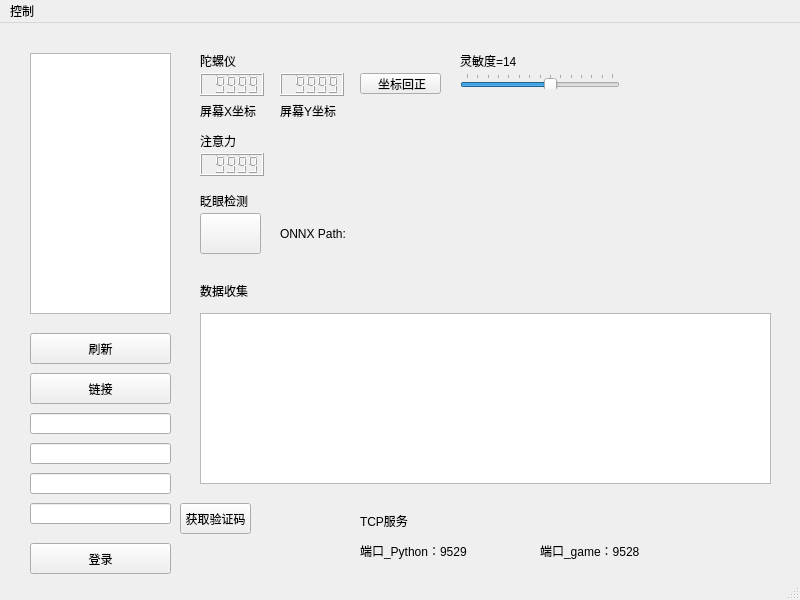
<?xml version="1.0" encoding="UTF-8"?>
<ui version="4.0">
 <class>MainWindow</class>
 <widget class="QMainWindow" name="MainWindow">
  <property name="geometry">
   <rect>
    <x>0</x>
    <y>0</y>
    <width>800</width>
    <height>600</height>
   </rect>
  </property>
  <property name="windowTitle">
   <string>MainWindow</string>
  </property>
  <widget class="QWidget" name="centralwidget">
   <widget class="QPushButton" name="ButtonRefresh">
    <property name="geometry">
     <rect>
      <x>30</x>
      <y>310</y>
      <width>141</width>
      <height>31</height>
     </rect>
    </property>
    <property name="text">
     <string>刷新</string>
    </property>
   </widget>
   <widget class="QPushButton" name="ButtonConnect">
    <property name="geometry">
     <rect>
      <x>30</x>
      <y>350</y>
      <width>141</width>
      <height>31</height>
     </rect>
    </property>
    <property name="text">
     <string>链接</string>
    </property>
   </widget>
   <widget class="QListWidget" name="listDevice">
    <property name="geometry">
     <rect>
      <x>30</x>
      <y>30</y>
      <width>141</width>
      <height>261</height>
     </rect>
    </property>
   </widget>
   <widget class="QLabel" name="label">
    <property name="geometry">
     <rect>
      <x>200</x>
      <y>30</y>
      <width>41</width>
      <height>16</height>
     </rect>
    </property>
    <property name="text">
     <string>陀螺仪</string>
    </property>
   </widget>
   <widget class="QLCDNumber" name="lcdGyroX">
    <property name="geometry">
     <rect>
      <x>200</x>
      <y>50</y>
      <width>64</width>
      <height>23</height>
     </rect>
    </property>
    <property name="smallDecimalPoint">
     <bool>true</bool>
    </property>
    <property name="mode">
     <enum>QLCDNumber::Mode::Dec</enum>
    </property>
    <property name="segmentStyle">
     <enum>QLCDNumber::SegmentStyle::Filled</enum>
    </property>
    <property name="intValue" stdset="0">
     <number>9999</number>
    </property>
   </widget>
   <widget class="QLCDNumber" name="lcdGyroY">
    <property name="geometry">
     <rect>
      <x>280</x>
      <y>50</y>
      <width>64</width>
      <height>23</height>
     </rect>
    </property>
    <property name="smallDecimalPoint">
     <bool>true</bool>
    </property>
    <property name="intValue" stdset="0">
     <number>9999</number>
    </property>
   </widget>
   <widget class="QLabel" name="label_2">
    <property name="geometry">
     <rect>
      <x>200</x>
      <y>80</y>
      <width>61</width>
      <height>16</height>
     </rect>
    </property>
    <property name="text">
     <string>屏幕X坐标</string>
    </property>
   </widget>
   <widget class="QLabel" name="label_3">
    <property name="geometry">
     <rect>
      <x>280</x>
      <y>80</y>
      <width>61</width>
      <height>16</height>
     </rect>
    </property>
    <property name="text">
     <string>屏幕Y坐标</string>
    </property>
   </widget>
   <widget class="QLabel" name="label_4">
    <property name="geometry">
     <rect>
      <x>200</x>
      <y>110</y>
      <width>41</width>
      <height>16</height>
     </rect>
    </property>
    <property name="text">
     <string>注意力</string>
    </property>
   </widget>
   <widget class="QLCDNumber" name="lcdAtten">
    <property name="geometry">
     <rect>
      <x>200</x>
      <y>130</y>
      <width>64</width>
      <height>23</height>
     </rect>
    </property>
    <property name="smallDecimalPoint">
     <bool>true</bool>
    </property>
    <property name="intValue" stdset="0">
     <number>9999</number>
    </property>
   </widget>
   <widget class="QLabel" name="label_5">
    <property name="geometry">
     <rect>
      <x>200</x>
      <y>170</y>
      <width>51</width>
      <height>16</height>
     </rect>
    </property>
    <property name="text">
     <string>眨眼检测</string>
    </property>
   </widget>
   <widget class="QPushButton" name="pushButton">
    <property name="geometry">
     <rect>
      <x>200</x>
      <y>190</y>
      <width>61</width>
      <height>41</height>
     </rect>
    </property>
    <property name="text">
     <string/>
    </property>
    <property name="flat">
     <bool>false</bool>
    </property>
   </widget>
   <widget class="QLabel" name="labelOnnxPath">
    <property name="geometry">
     <rect>
      <x>280</x>
      <y>200</y>
      <width>181</width>
      <height>21</height>
     </rect>
    </property>
    <property name="text">
     <string>ONNX Path:</string>
    </property>
   </widget>
   <widget class="QPushButton" name="ButtonResetXY">
    <property name="geometry">
     <rect>
      <x>360</x>
      <y>50</y>
      <width>81</width>
      <height>21</height>
     </rect>
    </property>
    <property name="text">
     <string> 坐标回正</string>
    </property>
   </widget>
   <widget class="QSlider" name="SliderSensitive">
    <property name="geometry">
     <rect>
      <x>460</x>
      <y>50</y>
      <width>160</width>
      <height>16</height>
     </rect>
    </property>
    <property name="minimum">
     <number>6</number>
    </property>
    <property name="maximum">
     <number>20</number>
    </property>
    <property name="pageStep">
     <number>1</number>
    </property>
    <property name="value">
     <number>14</number>
    </property>
    <property name="orientation">
     <enum>Qt::Orientation::Horizontal</enum>
    </property>
    <property name="tickPosition">
     <enum>QSlider::TickPosition::TicksAbove</enum>
    </property>
   </widget>
   <widget class="QLabel" name="labelSensitive">
    <property name="geometry">
     <rect>
      <x>460</x>
      <y>30</y>
      <width>61</width>
      <height>16</height>
     </rect>
    </property>
    <property name="text">
     <string>灵敏度=14</string>
    </property>
   </widget>
   <widget class="QPushButton" name="ButtonLogin">
    <property name="geometry">
     <rect>
      <x>30</x>
      <y>520</y>
      <width>141</width>
      <height>31</height>
     </rect>
    </property>
    <property name="text">
     <string>登录</string>
    </property>
   </widget>
   <widget class="QLineEdit" name="lineUserName">
    <property name="geometry">
     <rect>
      <x>30</x>
      <y>390</y>
      <width>141</width>
      <height>21</height>
     </rect>
    </property>
   </widget>
   <widget class="QLineEdit" name="lineUserPassword">
    <property name="geometry">
     <rect>
      <x>30</x>
      <y>420</y>
      <width>141</width>
      <height>21</height>
     </rect>
    </property>
   </widget>
   <widget class="QLineEdit" name="lineCodeID">
    <property name="geometry">
     <rect>
      <x>30</x>
      <y>450</y>
      <width>141</width>
      <height>21</height>
     </rect>
    </property>
   </widget>
   <widget class="QLabel" name="label_8">
    <property name="geometry">
     <rect>
      <x>200</x>
      <y>260</y>
      <width>51</width>
      <height>16</height>
     </rect>
    </property>
    <property name="text">
     <string>数据收集</string>
    </property>
   </widget>
   <widget class="QLabel" name="label_10">
    <property name="geometry">
     <rect>
      <x>360</x>
      <y>490</y>
      <width>51</width>
      <height>16</height>
     </rect>
    </property>
    <property name="text">
     <string>TCP服务</string>
    </property>
   </widget>
   <widget class="QLabel" name="label_11">
    <property name="geometry">
     <rect>
      <x>360</x>
      <y>520</y>
      <width>111</width>
      <height>16</height>
     </rect>
    </property>
    <property name="text">
     <string>端口_Python：9529</string>
    </property>
   </widget>
   <widget class="QLabel" name="label_12">
    <property name="geometry">
     <rect>
      <x>540</x>
      <y>520</y>
      <width>101</width>
      <height>16</height>
     </rect>
    </property>
    <property name="text">
     <string>端口_game：9528</string>
    </property>
   </widget>
   <widget class="QLabel" name="LabelCode">
    <property name="geometry">
     <rect>
      <x>190</x>
      <y>520</y>
      <width>141</width>
      <height>31</height>
     </rect>
    </property>
    <property name="text">
     <string/>
    </property>
   </widget>
   <widget class="QPushButton" name="ButtonCode">
    <property name="geometry">
     <rect>
      <x>180</x>
      <y>480</y>
      <width>71</width>
      <height>31</height>
     </rect>
    </property>
    <property name="text">
     <string>获取验证码</string>
    </property>
   </widget>
   <widget class="QTableView" name="tableView">
    <property name="geometry">
     <rect>
      <x>200</x>
      <y>290</y>
      <width>571</width>
      <height>171</height>
     </rect>
    </property>
   </widget>
   <widget class="QLineEdit" name="lineCodeValue">
    <property name="geometry">
     <rect>
      <x>30</x>
      <y>480</y>
      <width>141</width>
      <height>21</height>
     </rect>
    </property>
   </widget>
  </widget>
  <widget class="QMenuBar" name="menubar">
   <property name="geometry">
    <rect>
     <x>0</x>
     <y>0</y>
     <width>800</width>
     <height>17</height>
    </rect>
   </property>
   <widget class="QMenu" name="menuFakeBrain">
    <property name="title">
     <string>控制</string>
    </property>
   </widget>
   <addaction name="menuFakeBrain"/>
  </widget>
  <widget class="QStatusBar" name="statusbar"/>
 </widget>
 <resources/>
 <connections/>
</ui>
